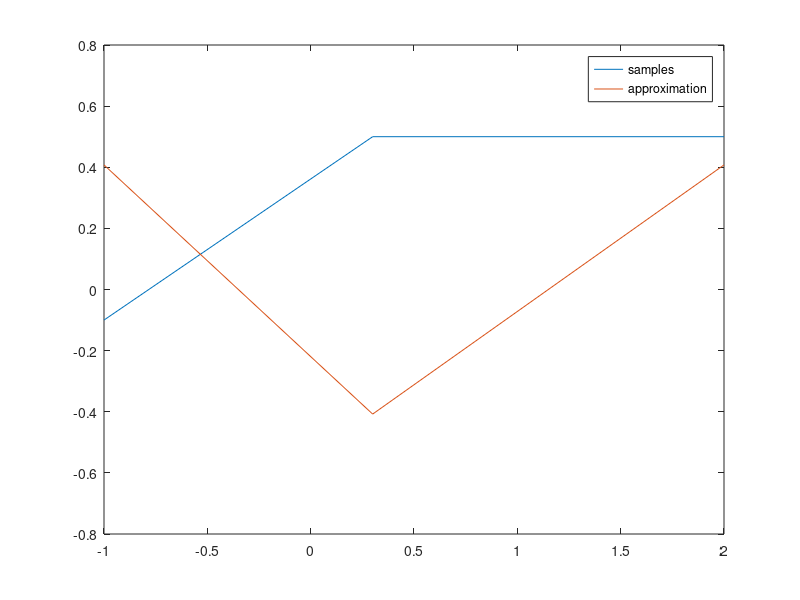
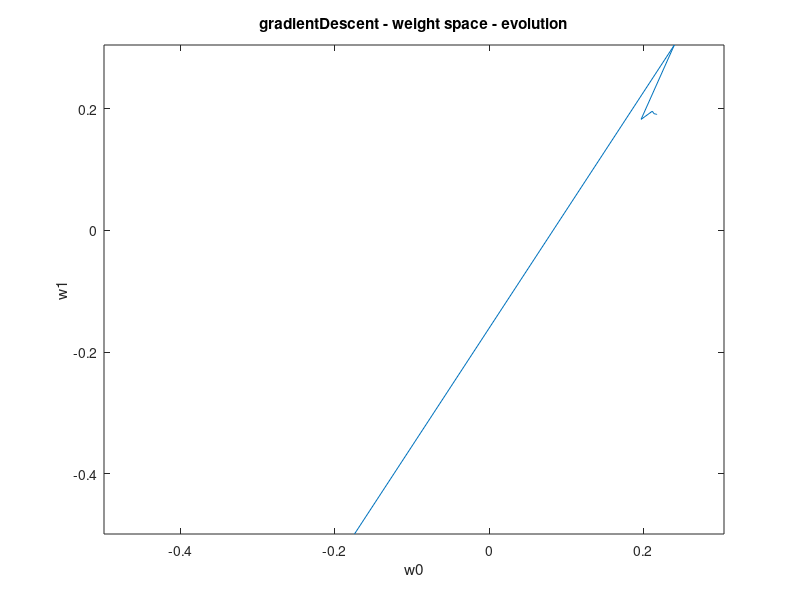
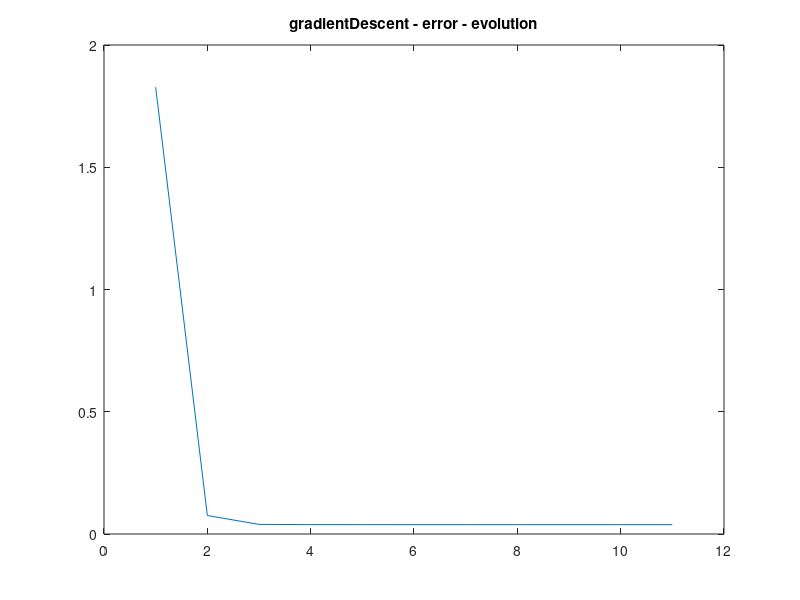
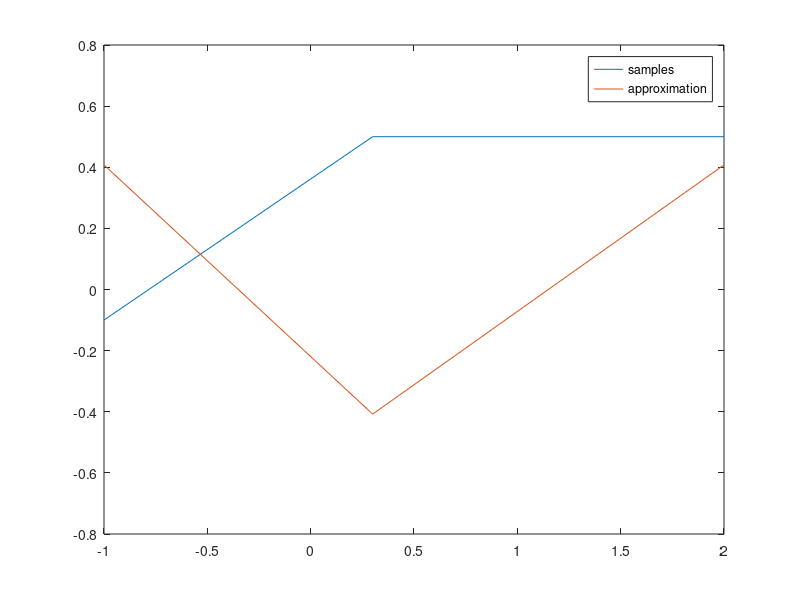

Here is the MATLAB script that generated these plots, in order:
#! /usr/bin/octave -qf

#
# Here we are comparing 3 different learning algorithms,
# demonstrated on a simple perceptron.
# i)   gradient decsent
# ii)  line-search
# iii) conjugate gradient descent
#


# X' = transposed(X)


# Weight vector: w[0=>threshold, 1=>input-weight]
global wInit = 0.5;
global w = [0.0; 0.0]

# Output vector: t[trainingSampleId]
global t = [-0.1, 0.5, 0.5]

# Input matrix: X[trainingSampleId][0=>bias, 1=>input]
global input = [-1.0, 0.3, 2.0]
global X = [1.0, 1.0, 1.0; input]


# Returns the neuron's output/activity
function _y = y(x, w)
	yVec = w' * x
	_y = yVec(1) + yVec(2)
endfunction

#function _error = error(y, t)
#	_error = 0.5 * (y - t)^2
#endfunction

# the training error
function _Error = Error()
	global X
	global w
	global t
	_Error = 0.5 * sumsq(w' * X - t);
endfunction

# H = 2XX'
function _H = H()
	global X
	_H = 2 * X * X';
endfunction

# Returns the gradient for the current error
function _gradient = gradient()
	global w
	global X
	global t
	b = -2 * X * t';
	_gradient = H() * w + b;
endfunction

#################################

global w0
global w1
global e

function learn_init()
	global wInit;
	global w;
	global w0;
	global w1;
	global e;

	w(1) = unifrnd(-wInit, wInit);
	w(2) = unifrnd(-wInit, wInit);

	# save w0/1 for plotting
	w0 = [w(1)];
	w1 = [w(2)];

	e  = [Error()];
endfunction

# 1a) Gradient Descent
function learn_gradientDescent()
	global w;
	global w0;
	global w1;
	global e;

	iterations = 10;
	rate = 0.1;
	for i = 1:iterations
		g = gradient();
		w = w - rate * g;
		w0(end+1) = w(1);
		w1(end+1) = w(2);
		e(end+1)  = Error();
	endfor
endfunction

# 1b) Line search
function learn_lineSearch()
	global w;
	global w0;
	global w1;
	global e;

	iterations = 15;
	for i = 1:iterations
		g = gradient();
		alpha = - (g' * g) / (g' * H() * g);
		w = w + alpha * g;
		w0(end+1) = w(1);
		w1(end+1) = w(2);
		e(end+1)  = Error();
	endfor
endfunction

# 1c) Conjugate Gradient
function learn_conjugateGradient()
	global w;
	global w0;
	global w1;
	global e;

	gold = gradient();
	w = -gold;
	d = -gold;
	iterations = 2;
	for i = 1:iterations
		alpha = -(d' * gold) / (d' * H() * d);
		w = w + alpha * d;
		gnew = gradient();
		if (1 == 0)
			break;
		endif
		beta = -(gnew' * gnew) / (gold' * gold);
		d = gnew + beta * d;
		gold = gnew;

		w0(end+1) = w(1);
		w1(end+1) = w(2);
		e(end+1)  = Error();
	endfor
endfunction


function plotLearningResults(methodName)
	global input;
	global X;
	global t;
	global w;
	global w0;
	global w1;
	global e;

	# Plot the samples vs the approximation
	output = t
	approxOutput = [y(X(1), w), y(X(2), w), y(X(3), w)]
	title(strcat(methodName, " - target space - samples and approximation"))
	plot(input, [output; approxOutput])
	legend(["samples"; "approximation"]);
	print(strcat(methodName, "_approximation.png"), "-dpng")

	# Plot the weights evolution over the iteration steps
	plot(w0, w1)
	title(strcat(methodName, " - weight space - evolution"))
	xlabel("w0");
	ylabel("w1");
	wMin = min([min(w0), min(w1)])
	wMax = max([max(w0), max(w1)])
	axis([wMin wMax wMin wMax])
	print(strcat(methodName, "_weightsEvolution.png"), "-dpng")

	# Plot the error evolution over the iteration steps
	plot(e)
	title(strcat(methodName, " - error - evolution"))
	print(strcat(methodName, "_errorsEvolution.png"), "-dpng")
endfunction


learn_init()
learn_gradientDescent()
plotLearningResults("gradientDescent")

learn_init()
learn_lineSearch()
plotLearningResults("lineSearch")

learn_init()
learn_conjugateGradient()
plotLearningResults("conjugateGradient")
